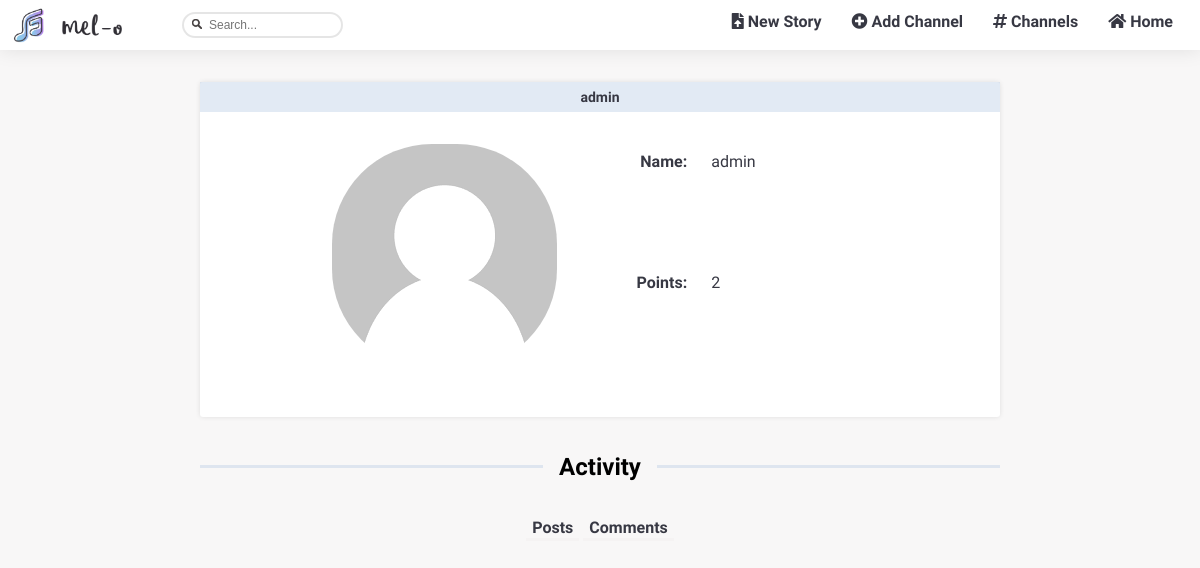
The app's page /pages/profile.php?user=admin with its own data.
### tables this page shows
CREATE TABLE users (
  username VARCHAR PRIMARY KEY,
  password VARCHAR,
  name VARCHAR,
  birth_day INTEGER,
  gender VARCHAR,
  email VARCHAR,
  nationality VARCHAR,
  points INTEGER
);

### database/db_account.php (called while the page is built, shortened)
<?php
  include('../database/db_connection.php');
  function getUserData($username)
  {
    global $db;
    $stmt = $db->prepare('SELECT * FROM users WHERE username = ?');
    $stmt->execute(array($username));
    return $stmt->fetch();
  }
?>

### templates/tpl_account.php (called while the page is built, shortened)
<?php
function getUserImage($username){
  if(file_exists("../img/users/originals/$username.png")){
   $img = "../img/users/originals/$username.png";
  }else  $img = "../img/unknownuser.png";
  return $img;
}?>

### templates/tpl_profile.php (shortened to what this page needs)
<?php function printProfile($userdata) {  ?>
  <section id="profile" class= "page nosidebarblockLayout centerCardLayout">
    <section id="profileInf" class= "blockStyle">
      <span id="username"><h1 class="sidebarCardHeader sidebarH1"><?=$userdata['username']?></h1></span>
      <div id ="info">
          <?php $igmsrc = getUserImage($userdata['username']);?>
          <img  id="uploadedImage"  src=<?=$igmsrc?> width=200 height="200" class="roundImage">
            <div id ="personalData">
            <?php if($userdata['name'] != ""){?>
            <span class="alignRight"><b>Name: </b></span><span><?=$userdata['name']?></span>
            <?php } ?>
            <span class="alignRight" id="user_points"><b>Points: </b></span><span><?=$userdata['points']?></span>
  </section>
  <?php draw_activity($userdata['username']);?>
<?php } ?>
<?php
function draw_activity($username) { ?>
  <div id="activityDiv" class="activityDiv">
    <hr>
    <span id="activityTitle" class="activityTitle"><h1>Activity</h1></span>
    <hr>
  </div>
  <div id ="links">
    <input type="button" value="Posts" id="Posts" onclick="loadPostsActivity(event)" />
    <input type="button" value="Comments" id="Comments"  onclick="loadPostsActivity(event)" />
  </div>
  <?php
} ?>

### css/style.css (style rules this page uses)
.regularBody { margin: 0 0; display: grid; grid-template-rows: 1fr auto; overflow-x: hidden; --bg-color : #efebeb66; --font-color: #373843; --search-background-color: #e8e8e8; --error-color: rgba(236, 96, 96, 0.829); --success-color:rgba(87, 236, 94, 0.829); --link-color: rgb(153, 131, 233); --font-hover-color: white; --box-shadow-color: rgba(0,0,0,0.1); --grad-start-color: rgb(131, 193, 233); --grad-end-color: #A46BE5; --washed-out-blue:#aec5e05c; --font: 'Abel'; background: var(--bg-color); font-family: var(--font), sans-serif; width:100%; }
.nosidebarblockLayout { grid-area: 2 / 1 / span 1 / span 2; height: fit-content; margin:0; }
.blockStyle { box-shadow: 0px 0px 5px var(--box-shadow-color); font: var(--font); color: var(--font-color); background: white; border-radius: 3px; }
.page { margin: 2em 2em 0 2em; width: 800px; }
.roundImage { border-radius: 100px; }
.sidebarCardHeader { color: var(--font-color); font-size: 0.9em; padding: 0.5em 0 0.5em 0; text-align: center; background: var(--washed-out-blue); font-weight: bold; width: 100%; }
.sidebarH1 { text-decoration: none; color: var(--font-color); font-size: 14px; margin:0; }
.centerCardLayout { margin-left: auto; margin-right: auto; }
.alignRight { text-align: right; }
#profile #info { display: flex; padding:2em; }
@media screen and (min-width: 600px) { #profile #info ,#profile form { display: flex; flex-direction: row; justify-content: center; } }
@media screen and (min-width: 600px) { #profileInf > #info img { margin-right: 4em; } }
#profileInf > #info img { margin-bottom: 1em; width: auto; height: auto; }
.activityTitle { text-align: center; flex: 0 0 auto; margin: 0 1em 0 1em; }
.activityDiv { display:flex; align-items: center; margin: 1em 0 1em 0; }
.activityDiv hr { flex: 1 1 0; height:3px; background: var(--washed-out-blue); border:none; }
#links { text-align: center; }
#links * { border: none; color:var(--font-color); background: none; font-size: 16px; font: var(--font); border-bottom: 3px solid var(--bg-color); font-weight: bold; }
#profile #textForm, #profile #personalData { display: grid; grid-template-columns: 1fr 2fr; }
#profile #textForm *, #profile #personalData * { margin: 0.5em; color: var(--font-color); font-family: var(--font), sans-serif; }

### records on screen
users: username "admin", name "admin", points "2"
